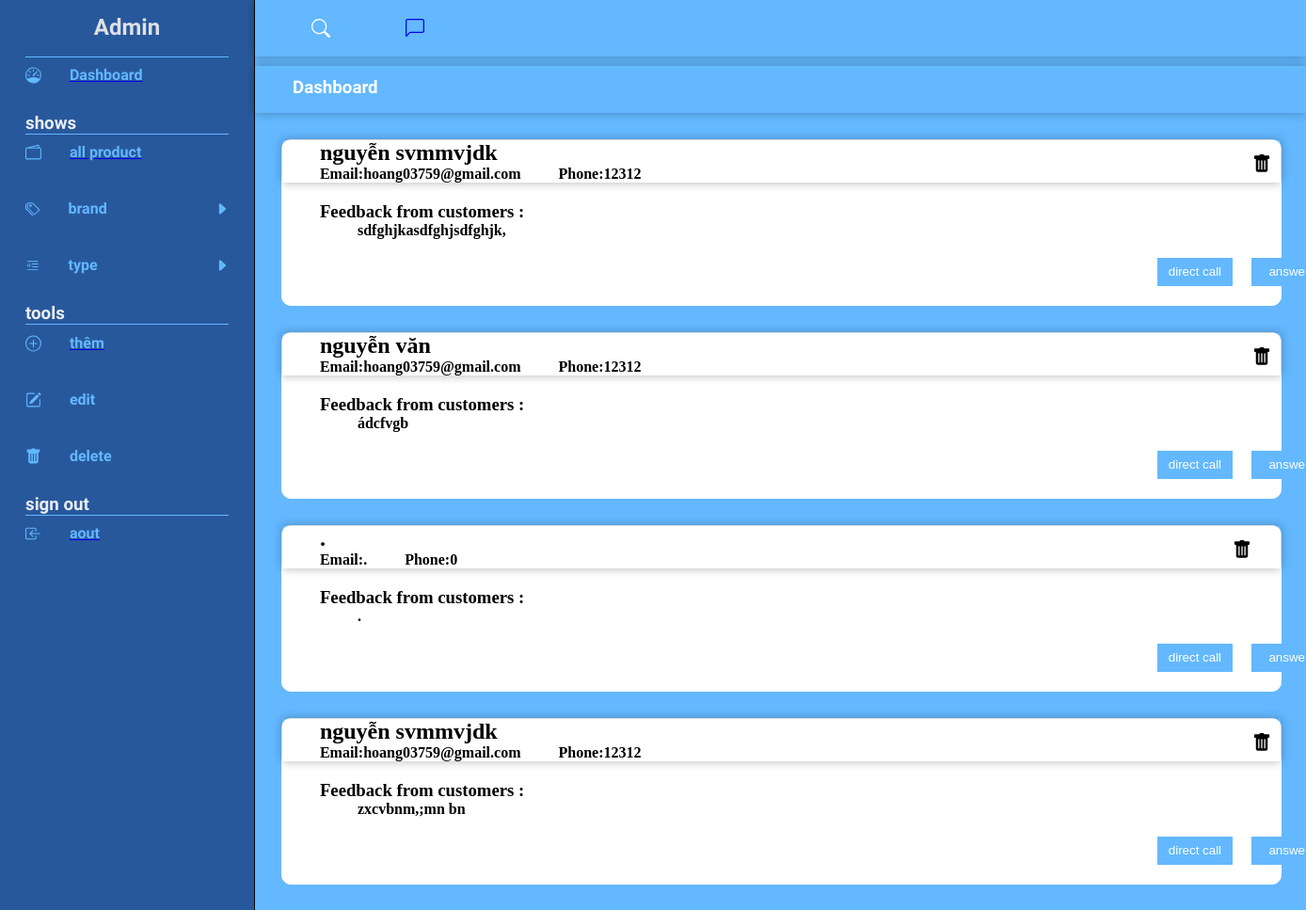
Page /eProjects_1/admin_contact.php on the committed database.
### tables this page shows
CREATE TABLE `feedback` (
  `id` int(11) NOT NULL,
  `customer_name` varchar(50) NOT NULL,
  `phone` int(11) NOT NULL,
  `email` varchar(70) NOT NULL,
  `idea` varchar(500) NOT NULL
);

### eProjects_1/db/dbhelper.php (called while the page is built, shortened)
<?php
function executeResult($sql, $isSingle = false) {
	$conn = mysqli_connect(HOST, USERNAME, PASSWORD, DATABASE);
	mysqli_set_charset($conn, 'utf8');
	$resultset = mysqli_query($conn, $sql);
	$data = null;
	if($isSingle) {
		$data = mysqli_fetch_array($resultset, 1);
	} else {
		$data = [];
		while(($row = mysqli_fetch_array($resultset, 1)) != null) {
			$data[] = $row;
		}
	}
	return $data;
}

### eProjects_1/admin_contact.php (the view, shortened to what this page needs)
<?php
require_once('utyls/utility.php');
require_once('db/dbhelper.php');
    $sql = "select * from feedback";
   $uList = executeResult($sql);
?>
<!DOCTYPE html>
<html>
<head>
	<link rel="stylesheet" type="text/css" href="style_admin/admin.css">
		<link rel="stylesheet" type="text/css" href="style_admin/admin_list.css">
</head>
<body>
<div class="list">
	    <div class="s-list-1"><?php require "admin_menu.php";?></div>
    	<div class="s-2">
     	     <div class="a-1">
     	     	<div class="b-1">
                </div>
               <div class="b-1">
                	<a href="admin_contact.php">
                    </a>
     	     	</div>
            </div>
     	    <div class="a-2 pont-ad"><h3>Dashboard</h3></div>
     	    	<?php
                   foreach($uList as $item) {
                     echo'<div class="contact"  >
                     <div class="contact-2">
                     	<div class="contact-1">
                     		<div class=" customer_name">
			     	    		<h2>'.$item['customer_name'].'</h2>
			     	    		<div class=" phone">
				     	    		<h4>Email:'.$item['email'].'</h4>
				     	    		<h4>Phone:'.$item['phone'].'</h4>
			     	    		</div>
			     	    	</div>
		     	    		<div class="email">
			     	    		<svg xmlns="http://www.w3.org/2000/svg" width="20" height="20" fill="currentColor" class="bi bi-trash-fill" viewBox="0 0 16 16">
			                    <path d="M2.5 1a1 1 0 0 0-1 1v1a1 1 0 0 0 1 1H3v9a2 2 0 0 0 2 2h6a2 2 0 0 0 2-2V4h.5a1 1 0 0 0 1-1V2a1 1 0 0 0-1-1H10a1 1 0 0 0-1-1H7a1 1 0 0 0-1 1H2.5zm3 4a.5.5 0 0 1 .5.5v7a.5.5 0 0 1-1 0v-7a.5.5 0 0 1 .5-.5zM8 5a.5.5 0 0 1 .5.5v7a.5.5 0 0 1-1 0v-7A.5.5 0 0 1 8 5zm3 .5v7a.5.5 0 0 1-1 0v-7a.5.5 0 0 1 1 0z"/>
			                    </svg>
		                    </div>
			     	    </div>
			     	</div>
     	    	<div class="contact-3" >
     	    		<div>
     	    		<h3>Feedback from customers :</h3>
                    <h4>'.$item['idea'].'</h4>
     	    		</div>
     	    		<div class="contact-4">
     	    		<a href="tel:'.$item['phone'].'"><button class="button-1">direct call</button></a>
     	    		<a href="mailto:'.$item['email'].'"><button class="button-1">answer</button></a>
     	    		</div>
     	    	</div></div>  '
                    ;};
     	    	?>
     	</div>
    </div>
</body>
</html>

### eProjects_1/admin_menu.php (shortened to what this page needs)
<?php
require_once('utyls/utility.php');
require_once('db/dbhelper.php');
?>
<!DOCTYPE html>
<html>
<head>
	<link rel="stylesheet" type="text/css" href="style_admin/admin.css">
</head>
<body>
    <header class="header" id="myHeader">
	 <div class="ss">
     	<div class="s-1">
     		<center><div class="  admin-1 pont-ad"><h2>Admin</h2></div></center>
            <a href="admin_list.php">
         		<div class=" admin admin-2 pont-ad">
         			<div class="icon-1">
         			    <h4>Dashboard</h4>
         			</div>
         		</div>
            </a>
     		<div class="admin pont-ad colum" ><h3>shows</h3></div>
            <ul class="brand-2">
                <a href="admin_list.php">
                    <li>
                        <div class=" admin admin-2 pont-ad">
                 			<div class="icon-1">
                 			    <h4>all product</h4>
                 			</div>
                 		</div>
                    </li>
                </a>
                <li>
             		<div class=" admin admin-2 pont-ad">
             			<div class="icon-1">
             			    <h4>brand</h4>
             			    <svg xmlns="http://www.w3.org/2000/svg" width="20" height="20" fill="currentColor" class="bi bi-caret-right-fill" viewBox="0 0 16 16">
         					<path d="m12.14 8.753-5.482 4.796c-.646.566-1.658.106-1.658-.753V3.204a1 1 0 0 1 1.659-.753l5.48 4.796a1 1 0 0 1 0 1.506z"/>
        					</svg>
             			</div>
             		</div>
                </li>
                <li>
             		<div class=" admin admin-2 pont-ad">
             			<div class="icon-1">
             			    <h4>type</h4>
             			    <svg xmlns="http://www.w3.org/2000/svg" width="20" height="20" fill="currentColor" class="bi bi-caret-right-fill" viewBox="0 0 16 16">
          					<path d="m12.14 8.753-5.482 4.796c-.646.566-1.658.106-1.658-.753V3.204a1 1 0 0 1 1.659-.753l5.48 4.796a1 1 0 0 1 0 1.506z"/>
        					</svg>
             			</div>
             		</div>
                </li>
            </ul>
     		<div class="admin pont-ad colum" ><h3>tools</h3></div>
            <?php
                $sql = "SELECT MAX(id_sp) as max FROM products;";
                $std = executeResult($sql, true);
                echo'
                        <a href="add.php?id_sp='.$std['max'].'">
                        <div class=" admin admin-2 pont-ad">
                            <div class="icon-1">
                                <svg xmlns="http://www.w3.org/2000/svg" width="20" height="20" fill="currentColor" class="bi bi-plus-circle" viewBox="0 0 16 16">
                                    <path d="M8 15A7 7 0 1 1 8 1a7 7 0 0 1 0 14zm0 1A8 8 0 1 0 8 0a8 8 0 0 0 0 16z"/>
                                    <path d="M8 4a.5.5 0 0 1 .5.5v3h3a.5.5 0 0 1 0 1h-3v3a.5.5 0 0 1-1 0v-3h-3a.5.5 0 0 1 0-1h3v-3A.5.5 0 0 1 8 4z"/>
                                </svg>
                                <h4>thêm</h4>
                            </div>
                        </div>
                        </a>';
                ?>
            <div class=" admin admin-2 pont-ad">
     			<div class="icon-1" id="btn2">
     			    <h4>edit</h4>
     			</div>
     		</div>
     		<div class=" admin admin-2 pont-ad">
     			<div class="icon-1">
     			    <h4>delete</h4>
     			</div>
     		</div>
      		<div class="admin pont-ad colum" ><h3>sign out</h3></div>
            <a href="index.php">
	        <div class=" admin admin-2 pont-ad">
     			<div class="icon-1">
     			    <h4>aout</h4>
     			</div>
     		</div>
            </a>
     	</div>
    </div>
            </header>
</body>
</html>

### eProjects_1/style_admin/admin.css (style rules this page uses)
* { margin: 0px ; padding: 0px; }
.ss { display: flex; }
.s-1 { width: 100%; height: 1200px; background-color: #28589c; border-right:solid black 1px ; box-shadow: 0 0 10px rgba(0,0,0,0.3); color: #63b8ff; }
.s-2 { width: 100%; background-color: #63b8ff; }
.a-1 { width: 100%; height: 60px; box-shadow: 0 0 10px rgba(0,0,0,0.3); background-color: #63B8FF; display: flex; color: white; }
.a-2 { height: 50px; width: 100%; background-color: #63B8FF; margin-top: 10px; box-shadow: 0 0 10px rgba(0,0,0,0.3); color:white ; }
.a-2 > h3 { padding-left:40px ; padding-top: 12px; }
.admin-1 { color:#dfe1e5 ; height: 60px; display: block; width: 80%; }
a .admin { color:#63B8FF ; text-decoration: none; }
.admin { width: 80%; margin-left: 10%; }
.admin-1 > h2 { padding-top: 15px; }
.admin-2 { height: 60px; }
.icon-1 { display: flex; padding-top: 10px; }
.icon-1 > h4 { margin-left: 30px; width: 200px; }
.colum { color: #eaedf2 ; }
.pont-ad { font-family: 'Hind', sans-serif; }
.b-1 { margin: 20px; margin-left: 60px; }

### eProjects_1/style_admin/admin_list.css (style rules this page uses)
body { background-color: #63B8FF; }
.list { display: flex; }
.s-list-1 { width: 20%; }
.contact { width: 95%; margin: 2.5%; background-color: white; border:solid white 1px; border-radius: 10px; }
.contact h2,h4 { margin-left: 40px; }
.contact-2 { box-shadow: 0 0 10px rgba(0,0,0,0.3); }
.phone { display: flex; }
.contact-3 { margin-left: 40px; margin-top: 20px; }
.contact-4 { display: flex; margin-left: 850px; margin-top: 20px; margin-bottom: 20px; }
.contact-4 a,button { height: 30px; width: 80px; margin-left: 20px; }
a > .button-1 { background-color:#63B8FF ; color: white; border: none; }
.contact-1 { display: flex; }
.customer_name { width: 70%; }
.email { width: 10%; margin-left: 650px; margin-top: 15px; }

### rows in the picture
feedback: customer_name "nguyễn svmmvjdk", email "hoang03759@gmail.com", phone "12312", idea "sdfghjkasdfghjsdfghjk,"
feedback: customer_name "nguyễn văn", email "hoang03759@gmail.com", phone "12312", idea "ádcfvgb"
feedback: customer_name ".", email ".", phone "0", idea "."
feedback: customer_name "nguyễn svmmvjdk", email "hoang03759@gmail.com", phone "12312", idea "zxcvbnm,;mn bn"
